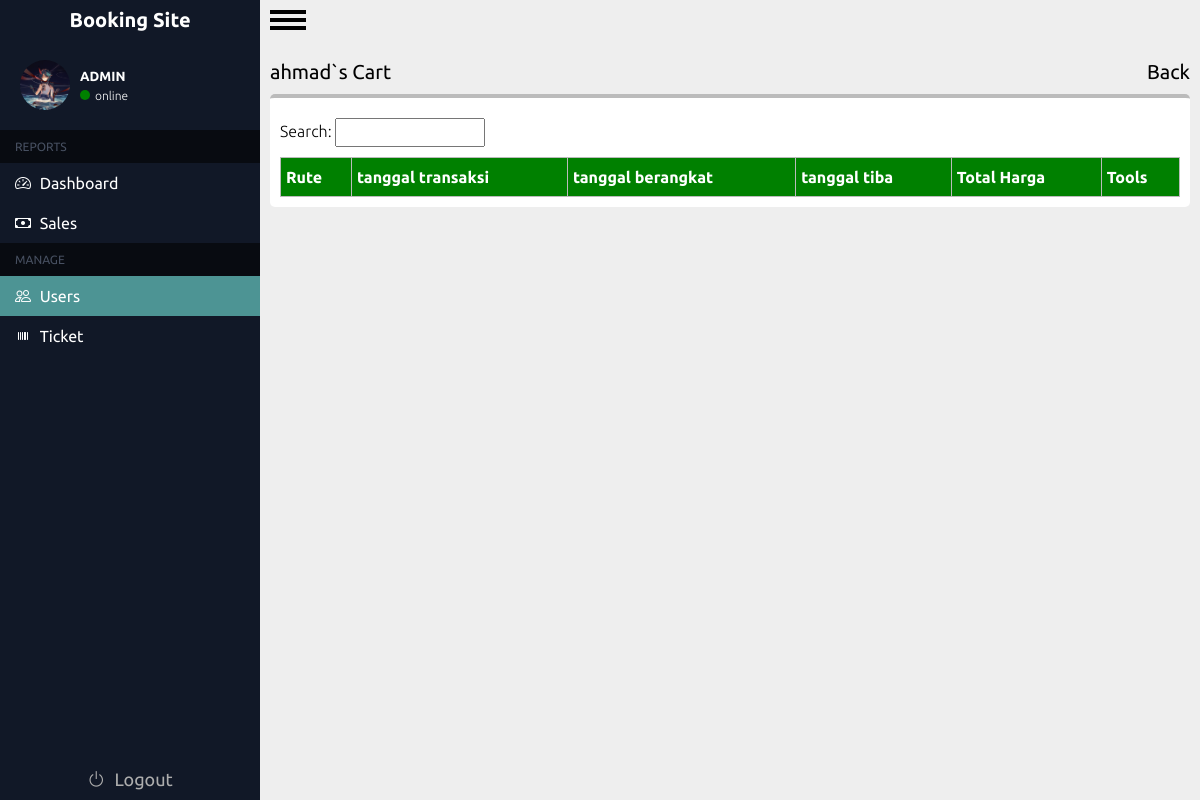
The page /admin/user-cart.php?id=30 (signed in) on the database its author committed.
### tables this page shows
CREATE TABLE `users` (
  `id_user` int(11) NOT NULL,
  `Username` varchar(200) NOT NULL,
  `Email` varchar(200) NOT NULL,
  `Age` int(11) NOT NULL,
  `Password` varchar(200) NOT NULL,
  `gambar` varchar(255) DEFAULT NULL,
  `role` varchar(225) NOT NULL
);

### admin/user-cart.php (the view, shortened to what this page needs)
<?php
require '../koneksi.php';
$id = $_GET['id'];
$result_user = mysqli_query($conn, "select * from users where id_user = '$id'");
$user = [];
while ($record = mysqli_fetch_assoc($result_user)) {
    $user[] = $record;
}
$user = $user[0];
?>
<!DOCTYPE html>
<html lang="en">
<head>
    <link rel="stylesheet" href="../css/tiket.css?v=1.1">
    <link rel="stylesheet" href="https://cdn.jsdelivr.net/npm/bootstrap-icons@1.11.1/font/bootstrap-icons.css">
</head>
<body>
    <div class="container">
    <?php @include "../includes/sidebar.php" ?>
        <div class="main-content">
            <div id="menu-button">
                <label for="menu-checkbox" id="menu-label">
                    <div id="hamburger"></div>
                </label>
            </div>
            <div class="wrapper">
                <div class="header">
                    <p><?= $user["Username"] ?>`s Cart</p>
                    <a href="users.php">Back</a>
                </div>
                <div class="isi">
                    <div class="neck-content">
                        <span>
                            <label for="">Search: </label>
                            <input type="text">
                        </span>
                    </div>
                    <div class="tabel-content">
                        <table>
                            <tr>
                                <th>Rute</th>
                                <th>tanggal transaksi</th>
                                <th>tanggal berangkat</th>
                                <th>tanggal tiba</th>
                                <th>Total Harga</th>
                                <th>Tools</th>
                            </tr>
                    </div>
                </div>
            </div>
        </div>
    </div>
</body>
</html>

### includes/sidebar.php (shortened to what this page needs)
<link rel="stylesheet" href="../css/sidebar.css?v=2">
<div class="sidebar">
    <div class="header">
        <a href="#">
            <div class="list-item">
                <span class="description-header">Booking Site</span>
            </div>
        </a>
        <div class="info-user">
            <div class="picture">
                <?php
                require '../koneksi.php';
                $id_u = $_SESSION['id'];
                $hasil = mysqli_query($conn, "select gambar from users where id_user = '$id_u'");
                $gambar = [];
                while ($record = mysqli_fetch_assoc($hasil)) {
                    $gambar[] = $record;
                }
                echo "
                <img src='../img/".$gambar[0]["gambar"] . "' alt=''>
                "
                ?>
                <div class="circle">
                    <i class="bi bi-pencil"></i>
                </div>
                <div class="layer"></div>
            </div>
            <div class="content" id="content">
                <h5>ADMIN</h5>
                <div class="online">
                    <div class="info"></div>
                    <p>online</p>
                </div>
            </div>
        </div>
    </div>
    <div class="main">
        <div class="head-list">
            <span>REPORTS</span>
        </div>
        <div class="list-item">
            <a href="home.php">
                <i class="bi bi-speedometer2"></i>
                <span class="description">Dashboard</span>
            </a>
        </div>
        <div class="list-item">
            <a href="sales.php">
                <i class="bi bi-cash"></i>
                <span class="description">Sales</span>
            </a>
        </div>
        <div class="head-list">
            <span>MANAGE</span>
        </div>
        <div class="list-item">
            <a href="users.php">
                <i class="bi bi-people"></i>
                <span class="description">Users</span>
            </a>
        </div>
        <div class="list-item">
            <a href="tiket.php">
                <i class="bi bi-upc"></i>
                <span class="description">Ticket</span>
            </a>
        </div>
        <div class="list-item logout">
            <a href="../login/logout.php">
                <i class="bi bi-power"></i>
                <span class="description">Logout</span>
            </a>
        </div>
    </div>
</div>

### css/tiket.css (style rules this page uses)
.wrapper .isi { width: auto; min-width: 100%; background-color: white; padding: 10px; margin: 10px 0; border-top: 4px solid #bbb; border-radius: 5px; overflow: hidden; }
.wrapper .header { width: 100%; display: flex; justify-content: space-between; }
.wrapper .header a { color: black; text-decoration: none; }
.wrapper .header a:nth-child(2) { color: rgb(0, 0, 0); }
.wrapper .isi .neck-content { padding: 10px 0; display: flex; justify-content: space-between; font-style: normal; font-weight: 300; }
.wrapper .isi .neck-content span input { width: 150px; padding: 5px; }
.isi .tabel-content table { width: 100%; border-collapse: collapse; }
.isi .tabel-content table th { padding: 10px 5px; background-color: green; text-align: left; color: white; }
.isi .tabel-content table th, .isi .tabel-content table td { border: 1px solid #bbb; }

### css/sidebar.css (style rules this page uses)
.sidebar { background-color: #111827; width: 260px; display: flex; box-sizing: border-box; flex-direction: column; transition: all ease-in 0.3s; position: relative; }
.main-content { background-color: #eeeeee; flex-grow: 1; }
.sidebar .description-header { font-style: normal; font-weight: 700; font-size: 20px; line-height: 16px; text-align: center; color: white; }
.sidebar .header a { text-decoration: none; color: white; }
.sidebar .header .list-item { display: flex; flex-direction: row; align-items: center; justify-content: center; padding: 5px 8px; height: 40px; box-sizing: border-box; }
.sidebar .main .list-item a { font-style: normal; font-weight: 400; font-size: 16px; line-height: 16px; text-align: center; color: #fff; text-decoration: none; }
.sidebar .main .list-item { padding: 12px 15px; display: flex; flex-direction: row; align-items: center; cursor: pointer; }
.sidebar .main .logout { position: absolute; bottom: 0; right: 0; width: 100%; font-size: 28px; cursor: default; justify-content: center; }
.sidebar .main .logout a { font-size: 18px; color: #adadad; }
.sidebar .main .description { margin-left: 5px; }
.main .head-list { color: #475061; padding: 10px 15px; background-color: #080b11; font-style: normal; font-weight: 400; font-size: 12px; }
.container .sidebar .info-user { color: white; padding: 20px; display: flex; align-items: center; gap: 10px; }
.container .sidebar .info-user .content { display: flex; flex-direction: column; gap: 5px; }
.container .sidebar .info-user .picture .layer { width: inherit; height: inherit; z-index: 999; position: absolute; top: 0; }
.container .sidebar .info-user .picture { width: 50px; height: 50px; border-radius: 50%; cursor: pointer; background-size: cover; overflow: hidden; position: relative; background-position: top; }
.container .sidebar .info-user .picture .circle { position: absolute; bottom: -5px; right: -5px; color: #6d6e6e; font-size: 18px; }
.container .sidebar .info-user .picture img { width: inherit; z-index: 1; }
.container .sidebar .info-user .content .online .info { width: 10px; height: 10px; border-radius: 50%; background-color: green; }
.container .sidebar .info-user .content .online { display: flex; align-items: center; gap: 5px; }
.container .sidebar .info-user .content .online p { font-size: 12px; font-weight: 200; }

### css/admin.css (style rules this page uses)
* { padding: 0; margin: 0; box-sizing: border-box; font-family: 'Ubuntu', sans-serif; }
.container { display: flex; min-height: 100vh; }
#menu-button { width: 36px; position: absolute; overflow: hidden; margin: 10px; }
#menu-label { position: relative; display: block; height: 20px; cursor: pointer; }
#hamburger, #menu-label:after, #menu-label:before { position: absolute; left: 0; width: 100%; height: 4px; background-color: black; }
#menu-label:after, #menu-label:before { content: ""; transition: .4s cubic-bezier(0.25, 0.46, 0.45, 0.94); }
#menu-label:before { top: 0; }
#menu-label:after { top: 8px; }
#hamburger { top: 16px; }
#hamburger:before { content: "MENU"; position: absolute; top: 5px; right: 0; left: 0; color: #111827; font-size: 12px; font-weight: bold; text-align: center; }
.wrapper { width: auto; min-width: 100%; margin: 50px 0; padding: 10px; }
.wrapper .header { font-style: medium; font-weight: 400; font-size: 20px; }

### admin/user-cart.php (style rules this page uses)
.container .sidebar .main .list-item:nth-child(5) { background-color: rgb(77, 148, 148); }

### rows shown on the page
users: gambar (picture), Username "ahmad"
